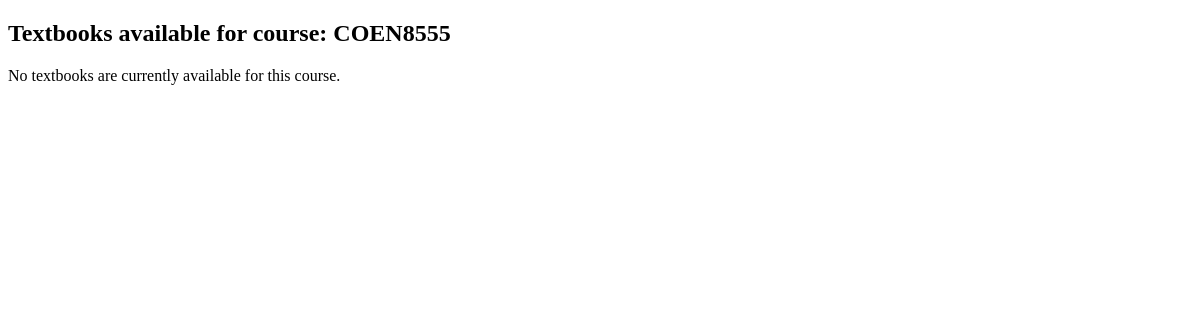
/textbooks/COEN8555/, run on an earlier commit of the app's database.
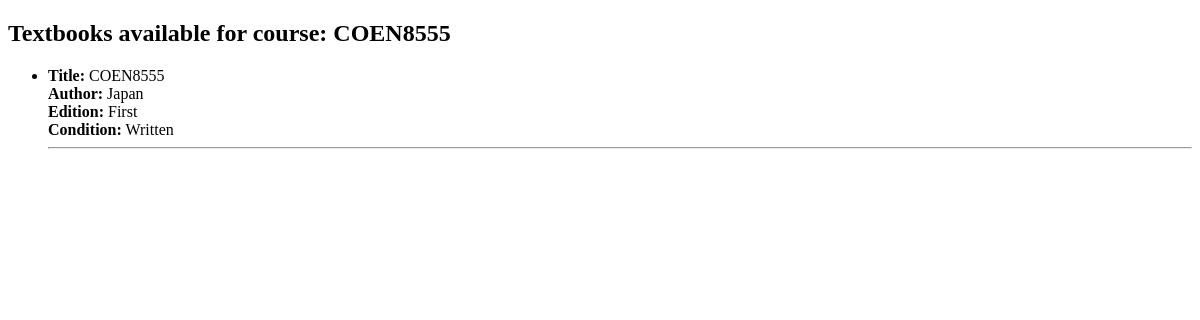
And on a later commit of the database.
### textbooks/models.py (models this page shows, shortened)
class Textbook(models.Model):
    title = models.CharField(max_length=255)
    author = models.CharField(max_length=255)
    edition = models.CharField(max_length=50, blank=True, null=True)
    condition = models.CharField(max_length=50, choices=[("New", "New"), ("Written", "Written"), ("Old", "Old")])
    course_code = models.CharField(max_length=20)
    availability = models.BooleanField(default=True)  # Only show available books

### textbooks/views.py (the view)
# urls.py: path('textbooks/<str:course_code>/', textbook_list, name='textbook_list'),
def textbook_list(request, course_code):
    textbooks = Textbook.objects.filter(course_code=course_code, availability=True)
    return render(request, 'textbooks/textbook_list.html', {
        'textbooks': textbooks,
        'course_code': course_code
    })

### textbooks/templates/textbooks/textbook_list.html (shortened to what this page needs)
<!DOCTYPE html>
<html lang="en">
<head>
</head>
<body>
    <h2>Textbooks available for course: {{ course_code }}</h2>
    {% if textbooks %}
    <ul>
        {% for book in textbooks %}
        <li>
            <strong>Title:</strong> {{ book.title }} <br>
            <strong>Author:</strong> {{ book.author }} <br>
            <strong>Edition:</strong> {{ book.edition|default:"N/A" }} <br>
            <strong>Condition:</strong> {{ book.condition }} <br>
        </li>
        <hr>
        {% endfor %}
    </ul>
    {% else %}
    <p>No textbooks are currently available for this course.</p>
    {% endif %}
</body>
</html>

What changed in the data, as far as the page shows it:
added Textbook: title "COEN8555", author "Japan", edition "First", condition "Written"
Also different on the page:
text no longer shown: "No textbooks are currently available for this course."
